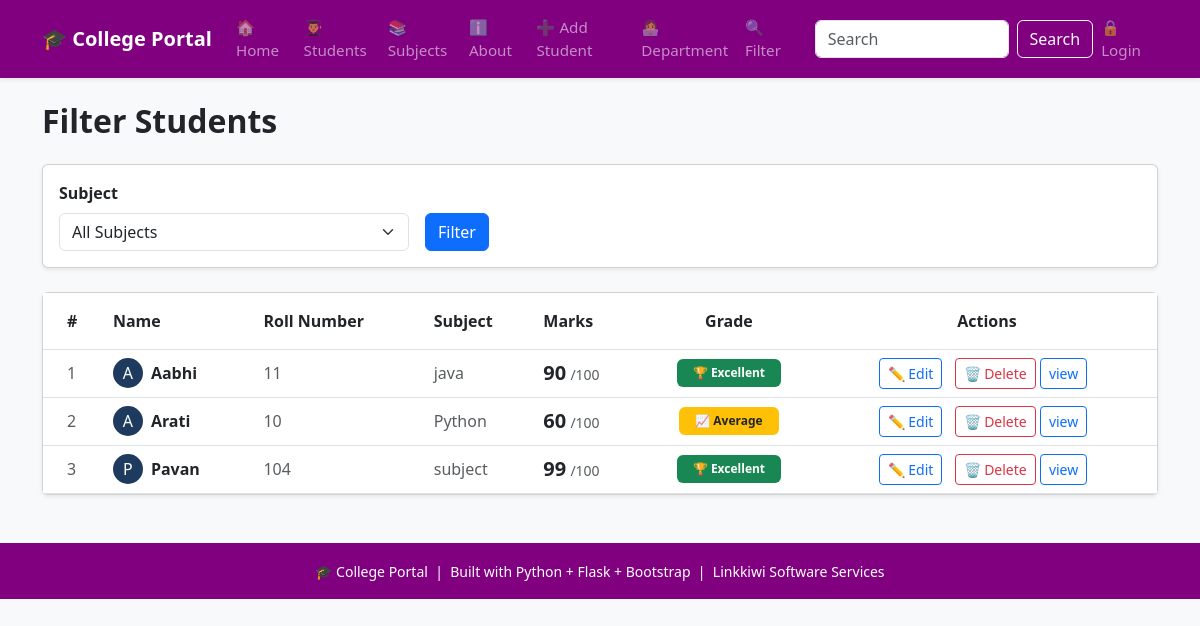
The app's page /filter, older data.
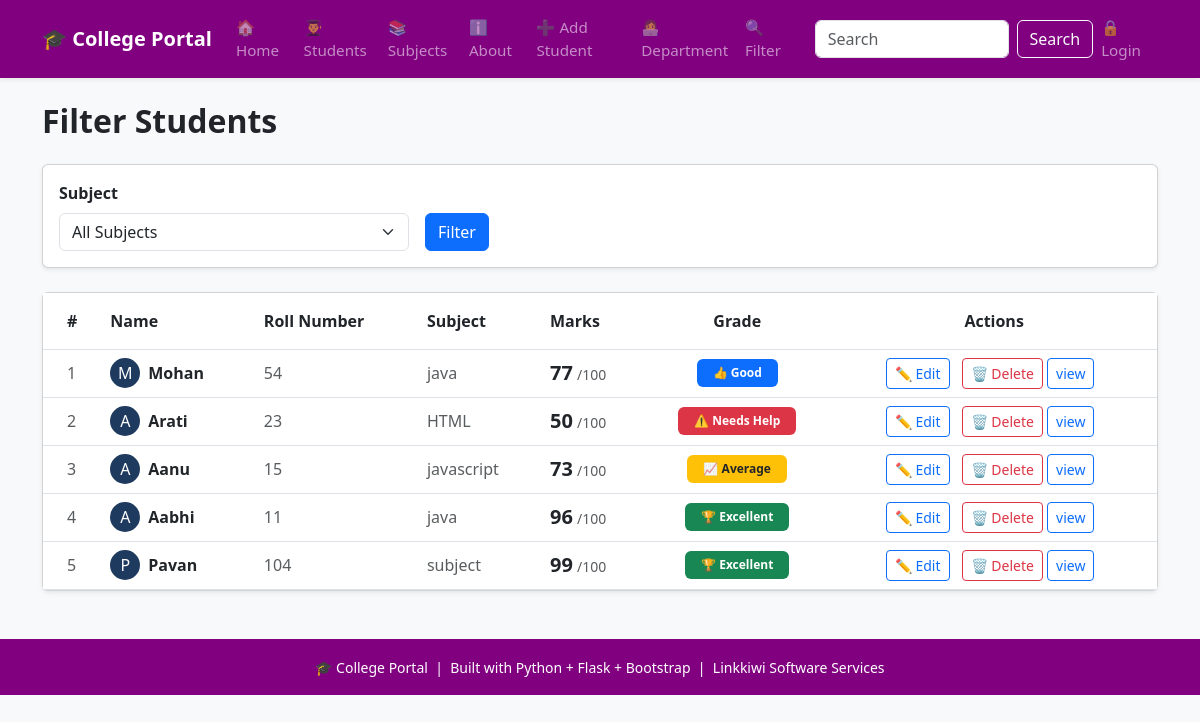
The same page, newer data.
### tables this page shows
CREATE TABLE students
                    (id INTEGER PRIMARY KEY AUTOINCREMENT,
                     name TEXT NOT NULL,
                     roll INTEGER NOT NULL,
                     marks INTEGER NOT NULL,
                     subject TEXT NOT NULL,
                     attendance INTEGER DEFAULT 0);

### app.py (the view)
@app.route('/filter')
def filter_students():
    subject = request.args.get('subject', '')
    grade = request.args.get('grade', '')
    conn = get_db()
    subjects = conn.execute('''SELECT DISTINCT subject FROM students
                            WHERE subject IS NOT NULL
                            AND subject != ""
                            ORDER BY subject ASC''').fetchall()
    query = 'SELECT * FROM students WHERE 1=1'
    params = []
    if subject:
        query += ' AND subject = ?'
        params.append(subject)
    if grade =='excellent':
        query += ' AND marks >= 90'
    elif grade == 'good':
        query += ' AND marks >= 75 AND marks < 90'
    elif grade == 'average':
        query += ' AND marks >= 60 AND marks < 75'
    elif grade == 'poor':
        query += ' AND marks < 45'
    query += ' ORDER BY id DESC'
    students = conn.execute(query, params).fetchall()
    conn.close()
    return render_template('filter.html', students=students, subjects=subjects, selected_subject=subject, selected_grade=grade)

### database.py (called while the page is built)
def get_db():
   conn = sqlite3.connect('myproject.db')
   conn.row_factory = sqlite3.Row  # To access columns by name
   return conn

### templates/filter.html (shortened to what the changed rows need)
{% extends 'base.html' %}
{% block content %}
<h2 class="fw-bold mb-4">Filter Students</h2>
{% if students %}
<div class="card shadow-sm">
    <div class="card-body p-0">
        <div class="table-responsive">
            <table class="table table-hover mb-0">
                <thead style="background-color: #1e3a5f; color:white;">
                    <tr>
                        <th class="py-3 ps-4">#</th>
                        <th class="py-3">Name</th>
                        <th class="py-3">Roll Number</th>
                        <th class="py-3">Subject</th>
                        <th class="py-3">Marks</th>
                        <th class="py-3 text-center">Grade</th>
                        <th class="py-3 text-center">Actions</th>
                    </tr>
                </thead>
                <tbody>
                    {% for student in students %}
                    <tr class="align-middle">
                        <td class="ps-4 text-muted">
                            {{ loop.index }}
                        </td>
                        <td>
                            <div class="d-flex align-items-center">
                                <div class="rounded-circle d-flex justify-content-center align-items-center me-2"
                                     style="width:30px; height:30px; background-color:#1e3a5f; color:white;">
                                    {{ student['name'][0] }}
                                </div>
                                <span class="fw-bold">{{ student['name'] }}</span>
                            </div>
                        </td>
                        <td class="text-muted">{{ student['roll'] }}</td>
                        <td class="text-muted">{{ student['subject'] }}</td>
                        <td>
                            <span class="fw-bold fs-5">{{ student['marks'] }}</span>
                            <span class="text-muted small">/100</span>
                        </td>
                        <td class="text-center">
                            {% if student['marks'] >= 90 %}
                                <span class="badge bg-success px-3 py-2">
                                    🏆 Excellent
                                </span>
                            {% elif student['marks'] >= 75 %}
                                <span class="badge bg-primary px-3 py-2">
                                    👍 Good
                                </span>
                            {% elif student['marks'] >= 60 %}
                                <span class="badge bg-warning text-dark px-3 py-2">
                                    📈 Average
                                </span>
                            {% else %}
                                <span class="badge bg-danger px-3 py-2">
                                    ⚠️ Needs Help
                                </span>
                            {% endif %}
                        </td>
                        <td class="text-center">
                            <a href="{{ url_for('edit_student', id=student['id']) }}"
                               class="btn btn-sm btn-outline-primary me-2">
                                ✏️ Edit
                            </a>
                            <a href="{{ url_for('delete_student', id=student['id']) }}"
                               class="btn btn-sm btn-outline-danger"
                               onclick="return confirm('Are you sure you want to delete this student?');">
                                🗑️ Delete
                            </a>
                             <a href="{{ url_for('student_detail', id=student['id']) }}"
                               class="btn btn-sm btn-outline-primary me-2">
                                view
                            </a>
                        </td>
                    </tr>
                    {% endfor %}
                </tbody>
            </table>
        </div>
    </div>
</div>
{% else %}
<div class="alert alert-info mt-4" role="alert">
    No students found for the selected filter.
</div>
{% endif %}
{% endblock %}

Row changes from the older to the newer data that the page shows:
removed students: name "A", name "Arati", roll "10", subject "Python", marks "60", shows "📈 Average"
added students: name "M", name "Mohan", roll "54", subject "java", marks "77", shows "👍 Good"
added students: name "A", name "Arati", roll "23", subject "HTML", marks "50", shows "⚠️ Needs Help"
added students: name "A", name "Aanu", roll "15", subject "javascript", marks "73", shows "📈 Average"
changed students "Aabhi": marks "90" → "96"
